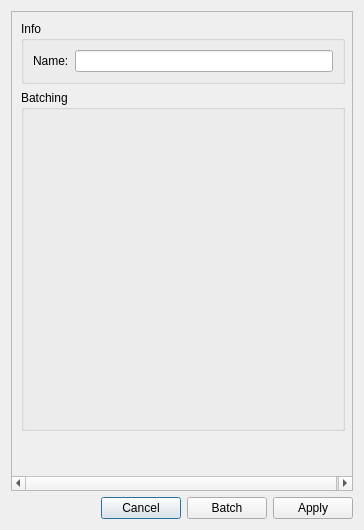
<?xml version="1.0" encoding="UTF-8"?>
<ui version="4.0">
 <class>CreateReportDialog</class>
 <widget class="QDialog" name="CreateReportDialog">
  <property name="geometry">
   <rect>
    <x>0</x>
    <y>0</y>
    <width>364</width>
    <height>530</height>
   </rect>
  </property>
  <property name="windowTitle">
   <string>Meggie - Create report</string>
  </property>
  <layout class="QGridLayout" name="gridLayout">
   <item row="2" column="0">
    <layout class="QHBoxLayout" name="horizontalLayoutButtons">
     <item>
      <spacer name="horizontalSpacer">
       <property name="orientation">
        <enum>Qt::Horizontal</enum>
       </property>
       <property name="sizeHint" stdset="0">
        <size>
         <width>40</width>
         <height>20</height>
        </size>
       </property>
      </spacer>
     </item>
     <item>
      <widget class="QPushButton" name="pushButtonCancel">
       <property name="text">
        <string>Cancel</string>
       </property>
      </widget>
     </item>
     <item>
      <widget class="QPushButton" name="pushButtonBatch">
       <property name="text">
        <string>Batch</string>
       </property>
      </widget>
     </item>
     <item>
      <widget class="QPushButton" name="pushButtonApply">
       <property name="text">
        <string>Apply</string>
       </property>
      </widget>
     </item>
    </layout>
   </item>
   <item row="0" column="0">
    <widget class="QScrollArea" name="scrollArea">
     <property name="widgetResizable">
      <bool>true</bool>
     </property>
     <widget class="QWidget" name="scrollAreaWidgetContents">
      <property name="geometry">
       <rect>
        <x>0</x>
        <y>0</y>
        <width>344</width>
        <height>479</height>
       </rect>
      </property>
      <layout class="QGridLayout" name="gridLayout_2">
       <item row="1" column="0">
        <widget class="QGroupBox" name="groupBoxBatching">
         <property name="title">
          <string>Batching</string>
         </property>
         <layout class="QGridLayout" name="gridLayoutBatching">
          <property name="leftMargin">
           <number>9</number>
          </property>
          <property name="topMargin">
           <number>9</number>
          </property>
          <property name="rightMargin">
           <number>9</number>
          </property>
          <property name="bottomMargin">
           <number>9</number>
          </property>
          <item row="0" column="0">
           <widget class="QWidget" name="batchingWidgetPlaceholder" native="true">
            <property name="minimumSize">
             <size>
              <width>300</width>
              <height>300</height>
             </size>
            </property>
           </widget>
          </item>
         </layout>
        </widget>
       </item>
       <item row="0" column="0">
        <widget class="QGroupBox" name="groupBoxInfo">
         <property name="title">
          <string>Info</string>
         </property>
         <layout class="QFormLayout" name="formLayout">
          <item row="2" column="0">
           <widget class="QLabel" name="labelName">
            <property name="text">
             <string>Name:</string>
            </property>
           </widget>
          </item>
          <item row="2" column="1">
           <widget class="QLineEdit" name="lineEditName"/>
          </item>
         </layout>
        </widget>
       </item>
       <item row="2" column="0">
        <spacer name="verticalSpacer">
         <property name="orientation">
          <enum>Qt::Vertical</enum>
         </property>
         <property name="sizeHint" stdset="0">
          <size>
           <width>20</width>
           <height>40</height>
          </size>
         </property>
        </spacer>
       </item>
      </layout>
     </widget>
    </widget>
   </item>
  </layout>
 </widget>
 <resources/>
 <connections>
  <connection>
   <sender>pushButtonCancel</sender>
   <signal>clicked()</signal>
   <receiver>CreateReportDialog</receiver>
   <slot>close()</slot>
   <hints>
    <hint type="sourcelabel">
     <x>298</x>
     <y>509</y>
    </hint>
    <hint type="destinationlabel">
     <x>181</x>
     <y>265</y>
    </hint>
   </hints>
  </connection>
  <connection>
   <sender>pushButtonApply</sender>
   <signal>clicked()</signal>
   <receiver>CreateReportDialog</receiver>
   <slot>accept()</slot>
   <hints>
    <hint type="sourcelabel">
     <x>181</x>
     <y>509</y>
    </hint>
    <hint type="destinationlabel">
     <x>181</x>
     <y>265</y>
    </hint>
   </hints>
  </connection>
  <connection>
   <sender>pushButtonBatch</sender>
   <signal>clicked()</signal>
   <receiver>CreateReportDialog</receiver>
   <slot>acceptBatch()</slot>
   <hints>
    <hint type="sourcelabel">
     <x>65</x>
     <y>509</y>
    </hint>
    <hint type="destinationlabel">
     <x>181</x>
     <y>265</y>
    </hint>
   </hints>
  </connection>
 </connections>
 <slots>
  <slot>acceptBatch()</slot>
 </slots>
</ui>
